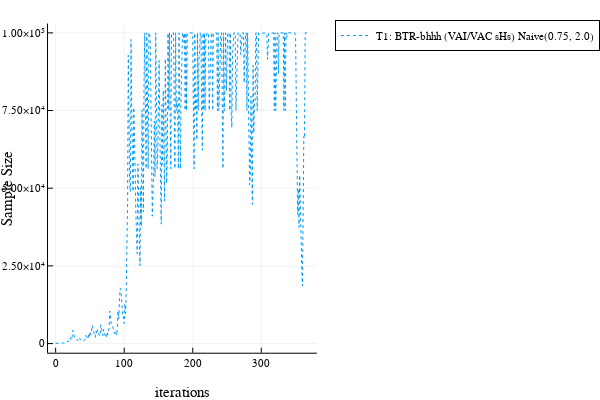

Notebook code for this chart:
### Code cell
indicesVariance = []
indicesNormal = [1]

p_sample = plot(xlabel="iterations", ylabel="Sample Size", legend=:outertopright)

for i in indicesVariance
    plot!(p_sample, alltests.all_dataVariance[i].IterAccumulator, alltests.all_dataVariance[i].SamplingSizeAccumulator, 
        label = alltests.all_legendVariance[i],  line=lines[i%4 + 1])
end

for i in indicesNormal
    plot!(p_sample, alltests.all_dataNormal[i].IterAccumulator, alltests.all_dataNormal[i].SamplingSizeAccumulator, 
                label = alltests.all_legendNormal[i],  line=lines[i%4 + 1])
end

savefig(p_sample, "SampleSize_BHHH.svg")

p_sample

### Figure 1 — Plotly figure (JSON) as saved in the notebook; plotly's stock layout.template omitted (floating-point values rounded to 4 significant figures; data arrays with more than 128 entries replaced by an {"elided": "..."} marker saying what was removed)
{"data": [{"colorbar": {"title": ""}, "legendgroup": "T1: BTR-bhhh (VAI/VAC sHs) Naive(0.75, 2.0)", "line": {"color": "rgba(0, 154, 250, 1.000)", "dash": "dot", "shape": "linear", "width": 1}, "mode": "lines", "name": "T1: BTR-bhhh (VAI/VAC sHs) Naive(0.75, 2.0)", "showlegend": true, "type": "scatter", "x": {"elided": "371 int values"}, "xaxis": "x", "y": {"elided": "371 int values"}, "yaxis": "y", "zmax": null, "zmin": null}], "layout": {"annotations": [], "height": 400, "legend": {"bgcolor": "rgba(255, 255, 255, 1.000)", "bordercolor": "rgba(0, 0, 0, 1.000)", "borderwidth": 1, "font": {"color": "rgba(0, 0, 0, 1.000)", "family": "sans-serif", "size": 11}, "title": {"font": {"color": "rgba(0, 0, 0, 1.000)", "family": "sans-serif", "size": 15}, "text": ""}, "tracegroupgap": 0, "traceorder": "normal", "x": 1.05, "xanchor": "upper", "y": 1, "yanchor": "right"}, "margin": {"b": 20, "l": 0, "r": 0, "t": 20}, "paper_bgcolor": "rgba(255, 255, 255, 1.000)", "plot_bgcolor": "rgba(255, 255, 255, 1.000)", "showlegend": true, "width": 600, "xaxis": {"anchor": "y", "domain": [0.1505, 0.9934], "gridcolor": "rgba(0, 0, 0, 0.100)", "gridwidth": 0.5, "linecolor": "rgba(0, 0, 0, 1.000)", "mirror": false, "range": [-11.1, 381.1], "showgrid": true, "showline": true, "showticklabels": true, "tickangle": 0, "tickcolor": "rgb(0, 0, 0)", "tickfont": {"color": "rgba(0, 0, 0, 1.000)", "family": "sans-serif", "size": 11}, "tickmode": "array", "ticks": "inside", "ticktext": ["0", "100", "200", "300"], "tickvals": [0, 100, 200, 300], "title": "iterations", "titlefont": {"color": "rgba(0, 0, 0, 1.000)", "family": "sans-serif", "size": 15}, "type": "-", "visible": true, "zeroline": false, "zerolinecolor": "rgba(0, 0, 0, 1.000)"}, "yaxis": {"anchor": "x", "domain": [0.07581, 0.9902], "gridcolor": "rgba(0, 0, 0, 0.100)", "gridwidth": 0.5, "linecolor": "rgba(0, 0, 0, 1.000)", "mirror": false, "range": [-2944.0, 103000.0], "showgrid": true, "showline": true, "showticklabels": true, "tickangle": 0, "tickcolor": "rgb(0, 0, 0)", "tickfont": {"color": "rgba(0, 0, 0, 1.000)", "family": "sans-serif", "size": 11}, "tickmode": "array", "ticks": "inside", "ticktext": ["0", "2.50×10⁴", "5.00×10⁴", "7.50×10⁴", "1.00×10⁵"], "tickvals": [0, 25000, 50000, 75000, 100000], "title": "Sample Size", "titlefont": {"color": "rgba(0, 0, 0, 1.000)", "family": "sans-serif", "size": 15}, "type": "-", "visible": true, "zeroline": false, "zerolinecolor": "rgba(0, 0, 0, 1.000)"}}}
